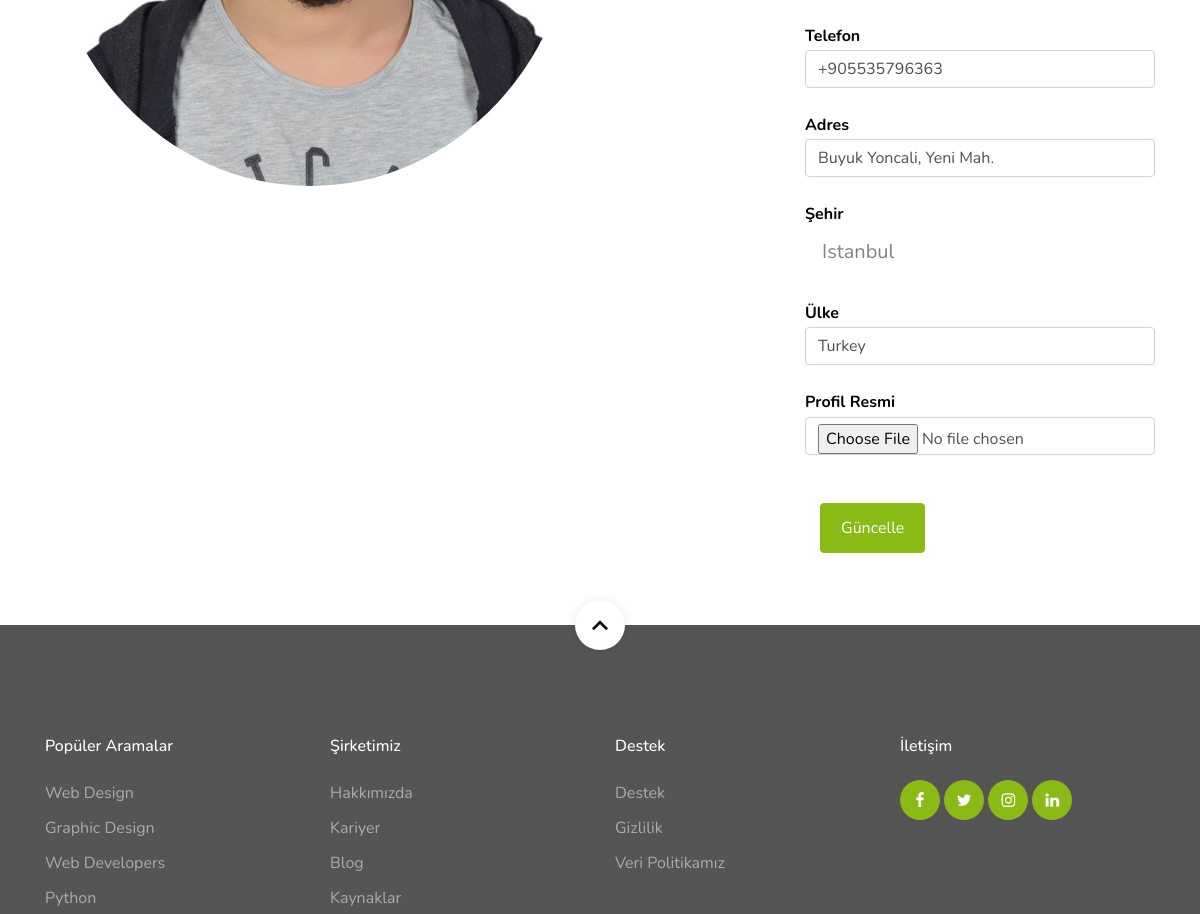
Page /user/update (signed in, middle part) on the earlier database version.
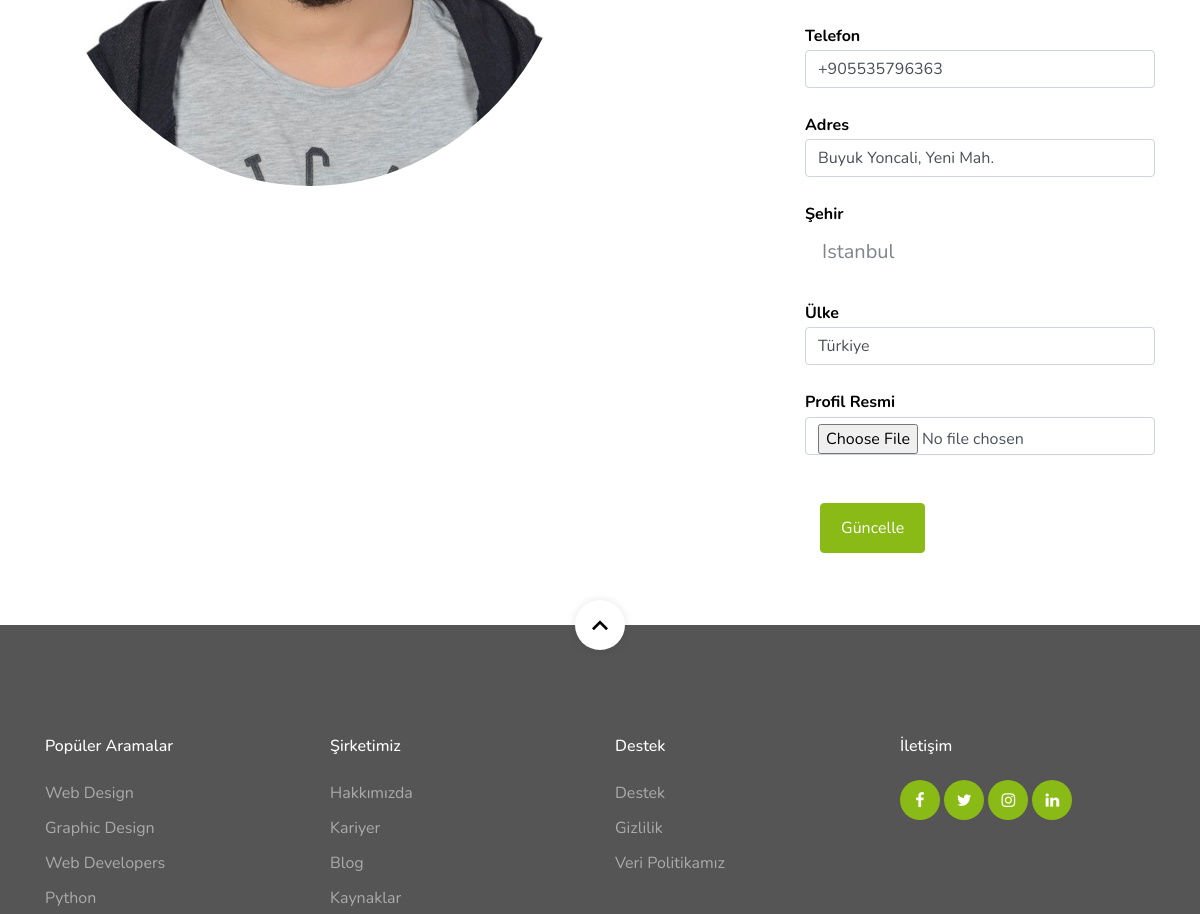
Same page on the later database version.
### home/models.py (models this page shows, shortened)
class UserProfile(models.Model):
    user = models.OneToOneField(User, on_delete=models.CASCADE)
    phone = models.CharField(blank=True, max_length=20)
    address = models.CharField(blank=True, max_length=100)
    city = models.CharField(blank=True, max_length=20)
    country = models.CharField(blank=True, max_length=20)
    image = models.ImageField(blank=True, upload_to='images/users/', default='images/users/default.png')
    def image_tag(self):
        return mark_safe('<img src="{}" height="50"/>'.format(self.image.url))
    image_tag.short_description = 'Image'

### user/views.py (the view)
# urls.py: path('update', views.user_update, name='user_update'),
@login_required(login_url='/login')
def user_update(request):
    if request.method == 'POST':
        user_form = UserUpdateForm(request.POST, instance=request.user)
        profile_form = ProfileUpdateForm(request.POST, request.FILES, instance=request.user.userprofile)
        if user_form.is_valid() and profile_form.is_valid():
            user_form.save()
            profile_form.save()
            messages.success(request, "Profiliniz Başarıyla Güncellendi")
            return redirect('/user')
    else:
        user_form = UserUpdateForm(instance=request.user)
        profile_form = ProfileUpdateForm(instance=request.user.userprofile)
        context = {
            'user_form': user_form,
            'profile_form': profile_form
        }
        return render(request, 'user-update.html', context)

### user/forms.py
class UserUpdateForm(UserChangeForm):
    class Meta:
        model = User
        fields = ('username', 'email', 'first_name', 'last_name')
        widgets = {
            'username'  : TextInput(attrs={'class': 'form-control', 'placeholder': 'Kullanıcı Adı'}),
            'email'     : EmailInput(attrs={'class': 'form-control', 'placeholder': 'Email'}),
            'first_name': TextInput(attrs={'class': 'form-control', 'placeholder': 'İsim'}),
            'last_name'  : TextInput(attrs={'class': 'form-control', 'placeholder': 'Soyisim'})
        }

class ProfileUpdateForm(forms.ModelForm):
    class Meta:
        model = UserProfile
        fields = ('phone', 'address', 'city', 'country', 'image')
        widgets = {
            'phone'     : TextInput(attrs={'class': 'form-control', 'placeholder': 'Telefon Numarası'}),
            'address'   : TextInput(attrs={'class': 'form-control', 'placeholder': 'Adres'}),
            'city'      : Select(attrs={'class': 'selectpicker', 'data-style': 'btn-white btn-lg', 'data-width': '100%',
                                        'data-live-search': 'True', 'placeholder': 'Şehir'}, choices=CITY),
            'country'   : TextInput(attrs={'class': 'form-control', 'placeholder': 'Ülke'}),
            'image'     : FileInput(attrs={'class': 'form-control', 'placeholder': 'Profil Resmi'})
        }

### user/templates/user-update.html
{% extends "homebase.html" %}
{% block body %} {% include "content-user-update.html" %} {% endblock %}

### home/templates/homebase.html (shortened to what this page needs)
<!doctype html>
<html lang="en">
  <head>
      {% load static %}
    <link rel="stylesheet" href="{% static 'css/custom-bs.css' %}">
    <link rel="stylesheet" href="{% static 'css/jquery.fancybox.min.css' %}">
    <link rel="stylesheet" href="{% static 'css/bootstrap-select.min.css' %}">
    <link rel="stylesheet" href="{% static 'fonts/icomoon/style.css' %}">
    <link rel="stylesheet" href="{% static 'fonts/line-icons/style.css' %}">
    <link rel="stylesheet" href="{% static 'css/owl.carousel.min.css' %}">
    <link rel="stylesheet" href="{% static 'css/animate.min.css' %}">
    <link rel="stylesheet" href="https://ajax.googleapis.com/ajax/libs/jqueryui/1.11.4/themes/smoothness/jquery-ui.css">
    <link rel="stylesheet" href="{% static 'css/style.css'%}">
  </head>
  <body id="top">
  {%  include 'header.html' %}
  {% block body %} {% endblock %}
  {% include 'footer.html' %}
  </body>
</html>

### home/templates/header.html (shortened to what this page needs)
{% load static %}
{% load thumbnail %}
<div class="site-wrap">

### user/templates/content-user-update.html (shortened to what this page needs)
    {% load static %}
    <section class="site-section pb-0 portfolio-single" id="next-section">
      <div class="container">
        <div class="row mb-5 mt-5">
          <div class="col-lg-8">
            <figure>
              <a href="{{ user.userprofile.image.url }}" data-fancybox="gallery"><img style="border-radius: 50%;" src="{{ user.userprofile.image.url }}" alt="Profile Picture" class="img-fluid"></a>
            </figure>
          </div>
          <div class="col-lg-4 ml-auto h-100 jm-sticky-top">
        <form action="" method="post" enctype="multipart/form-data" class="">
            <div class="row mb-4">
              <div class="col-sm-12 col-md-12 mb-4 col-lg-12">
                <strong class="d-block text-black">Telefon</strong>
                {{ profile_form.phone }}
              </div>
              <div class="col-sm-12 col-md-12 mb-4 col-lg-12">
                <strong class="d-block text-black">Adres</strong>
                {{ profile_form.address }}
              </div>
              <div class="col-sm-12 col-md-12 mb-4 col-lg-12">
                <strong class="d-block text-black">Şehir</strong>
              </div>
              <div class="col-sm-12 col-md-12 mb-4 col-lg-12">
                <strong class="d-block text-black">Ülke</strong>
                {{ profile_form.country }}
              </div>
              <div class="col-sm-12 col-md-12 mb-4 col-lg-12">
                <strong class="d-block text-black">Profil Resmi</strong>
                {{ profile_form.image }}
              </div>
            </div>
            <div class="col-sm-12 col-md-12 mb-4 col-lg-12">
                <input type="submit" value="Güncelle" class="btn btn-primary btn-md text-white">
            </div>
        </form>
          </div>
        </div>
      </div>
    </section>
  </div>
  </body>
</html>

### home/templates/footer.html (shortened to what this page needs)
<footer class="site-footer">
      <a href="#top" class="smoothscroll scroll-top">
        <span class="icon-keyboard_arrow_up"></span>
      </a>
      <div class="container">
        <div class="row mb-5">
          <div class="col-6 col-md-3 mb-4 mb-md-0">
            <h3>Popüler Aramalar</h3>
            <ul class="list-unstyled">
              <li><a href="#">Web Design</a></li>
              <li><a href="#">Graphic Design</a></li>
              <li><a href="#">Web Developers</a></li>
              <li><a href="#">Python</a></li>
            </ul>
          </div>
          <div class="col-6 col-md-3 mb-4 mb-md-0">
            <h3>Şirketimiz</h3>
            <ul class="list-unstyled">
              <li><a href="{{ setting.aboutus }}">Hakkımızda</a></li>
              <li><a href="#">Kariyer</a></li>
              <li><a href="#">Blog</a></li>
              <li><a href="#">Kaynaklar</a></li>
            </ul>
          </div>
          <div class="col-6 col-md-3 mb-4 mb-md-0">
            <h3>Destek</h3>
            <ul class="list-unstyled">
              <li><a href="#">Destek</a></li>
              <li><a href="#">Gizlilik</a></li>
              <li><a href="#">Veri Politikamız</a></li>
            </ul>
          </div>
          <div class="col-6 col-md-3 mb-4 mb-md-0">
            <h3>İletişim</h3>
            <div class="footer-social">
              <a href="{{ setting.facebook }}"><span class="icon-facebook"></span></a>
              <a href="{{ setting.twitter }}"><span class="icon-twitter"></span></a>
              <a href="{{ setting.instagram }}"><span class="icon-instagram"></span></a>
              <a href="{{ setting.linkedin }}"><span class="icon-linkedin"></span></a>
            </div>
          </div>
        </div>
      </div>
    </footer>
  </body>
</html>

### home/static/css/style.css (style rules this page uses)
body { font-weight: 400; font-size: 1rem; line-height: 1.7; position: relative; }
body:after { content: ""; position: absolute; top: 0; left: 0; right: 0; bottom: 0; background: rgba(0, 0, 0, 0.7); z-index: 100; opacity: 0; visibility: hidden; -webkit-transition: .3s all ease; -o-transition: .3s all ease; transition: .3s all ease; }
h1, h2, h3, h4 { color: #000; }
.site-section { padding-top: 7rem; padding-bottom: 7rem; position: relative; z-index: 2; }
.text-black { color: #000 !important; }
.btn:after, .btn:before { display: none; }
.btn.btn-primary { color: #fff; }
.btn-md { padding: 12px 20px; }
.site-footer { padding: 7rem 0; position: relative; background: #555; }
.site-footer h3 { font-size: 1rem; margin-bottom: 1.5rem; color: #fff; }
.site-footer a { color: rgba(255, 255, 255, 0.5); }
.site-footer ul li { margin-bottom: .5rem; }
.site-footer ul li a { color: rgba(255, 255, 255, 0.5); }
.site-footer .scroll-top { position: absolute; z-index: 5; top: 0; width: 50px; height: 50px; border-radius: 50%; background: #fff; left: 50%; -webkit-transform: translate(-50%, -50%); -ms-transform: translate(-50%, -50%); transform: translate(-50%, -50%); -webkit-box-shadow: 0 0px 10px 0px rgba(0, 0, 0, 0.1); box-shadow: 0 0px 10px 0px rgba(0, 0, 0, 0.1); }
.site-footer .scroll-top > span { position: absolute; font-size: 2rem; top: 50%; left: 50%; -webkit-transform: translate(-50%, -50%); -ms-transform: translate(-50%, -50%); transform: translate(-50%, -50%); color: #000 !important; }
.footer-social a, .social a { display: inline-block; width: 40px; height: 40px; position: relative; background: #89ba16; border-radius: 50%; text-decoration: none !important; }
.footer-social a > span, .social a > span { position: absolute; left: 50%; top: 50%; color: #fff; -webkit-transform: translate(-50%, -50%); -ms-transform: translate(-50%, -50%); transform: translate(-50%, -50%); }
.jm-sticky-top { position: -webkit-sticky; position: sticky; top: 2em; }

Differences in the rows shown:
changed UserProfile "Buyuk Yoncali, Yeni Mah.": country "Turkey" → "Türkiye"
